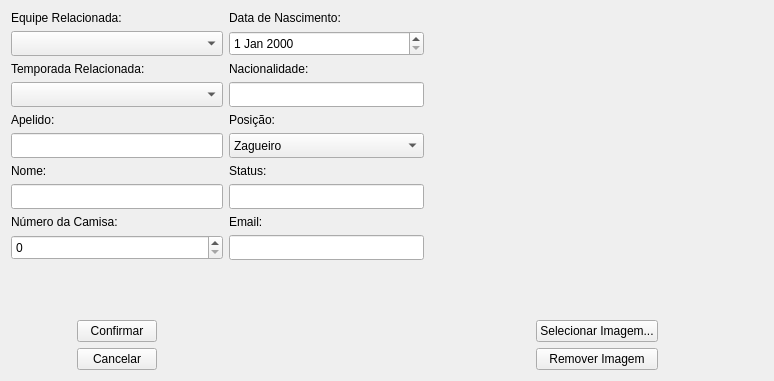
<?xml version="1.0" encoding="UTF-8"?>
<ui version="4.0">
 <class>cadastroJogador</class>
 <widget class="QWidget" name="cadastroJogador">
  <property name="geometry">
   <rect>
    <x>0</x>
    <y>0</y>
    <width>774</width>
    <height>381</height>
   </rect>
  </property>
  <property name="windowTitle">
   <string>Form</string>
  </property>
  <layout class="QHBoxLayout" name="horizontalLayout">
   <item>
    <layout class="QGridLayout" name="gridLayout_3">
     <item row="6" column="0" colspan="3">
      <widget class="QLabel" name="label_34">
       <property name="sizePolicy">
        <sizepolicy hsizetype="Fixed" vsizetype="Fixed">
         <horstretch>0</horstretch>
         <verstretch>0</verstretch>
        </sizepolicy>
       </property>
       <property name="text">
        <string>Nome:</string>
       </property>
       <property name="buddy">
        <cstring>Nome</cstring>
       </property>
      </widget>
     </item>
     <item row="4" column="0" colspan="3">
      <widget class="QLabel" name="label_33">
       <property name="sizePolicy">
        <sizepolicy hsizetype="Fixed" vsizetype="Fixed">
         <horstretch>0</horstretch>
         <verstretch>0</verstretch>
        </sizepolicy>
       </property>
       <property name="text">
        <string>Apelido:</string>
       </property>
       <property name="buddy">
        <cstring>Apelido</cstring>
       </property>
      </widget>
     </item>
     <item row="5" column="0" colspan="3">
      <widget class="QLineEdit" name="Apelido">
       <property name="sizePolicy">
        <sizepolicy hsizetype="Ignored" vsizetype="Fixed">
         <horstretch>0</horstretch>
         <verstretch>0</verstretch>
        </sizepolicy>
       </property>
       <property name="minimumSize">
        <size>
         <width>0</width>
         <height>25</height>
        </size>
       </property>
      </widget>
     </item>
     <item row="8" column="0" colspan="3">
      <widget class="QLabel" name="label_35">
       <property name="sizePolicy">
        <sizepolicy hsizetype="Fixed" vsizetype="Fixed">
         <horstretch>0</horstretch>
         <verstretch>0</verstretch>
        </sizepolicy>
       </property>
       <property name="text">
        <string>Número da Camisa:</string>
       </property>
      </widget>
     </item>
     <item row="0" column="0" colspan="3">
      <widget class="QLabel" name="C_9">
       <property name="sizePolicy">
        <sizepolicy hsizetype="Fixed" vsizetype="Fixed">
         <horstretch>0</horstretch>
         <verstretch>0</verstretch>
        </sizepolicy>
       </property>
       <property name="text">
        <string>Equipe Relacionada:</string>
       </property>
      </widget>
     </item>
     <item row="1" column="0" colspan="3">
      <widget class="QComboBox" name="EquipeRelacionada">
       <property name="sizePolicy">
        <sizepolicy hsizetype="Ignored" vsizetype="Fixed">
         <horstretch>0</horstretch>
         <verstretch>0</verstretch>
        </sizepolicy>
       </property>
       <property name="minimumSize">
        <size>
         <width>0</width>
         <height>25</height>
        </size>
       </property>
      </widget>
     </item>
     <item row="9" column="0" colspan="3">
      <widget class="QSpinBox" name="NumeroCamisa">
       <property name="sizePolicy">
        <sizepolicy hsizetype="Ignored" vsizetype="Fixed">
         <horstretch>0</horstretch>
         <verstretch>0</verstretch>
        </sizepolicy>
       </property>
       <property name="minimumSize">
        <size>
         <width>0</width>
         <height>25</height>
        </size>
       </property>
      </widget>
     </item>
     <item row="3" column="0" colspan="3">
      <widget class="QComboBox" name="TemporadaRelacionada">
       <property name="sizePolicy">
        <sizepolicy hsizetype="Ignored" vsizetype="Fixed">
         <horstretch>0</horstretch>
         <verstretch>0</verstretch>
        </sizepolicy>
       </property>
       <property name="minimumSize">
        <size>
         <width>0</width>
         <height>25</height>
        </size>
       </property>
      </widget>
     </item>
     <item row="16" column="1">
      <widget class="QPushButton" name="Cancelar">
       <property name="enabled">
        <bool>true</bool>
       </property>
       <property name="text">
        <string>Cancelar</string>
       </property>
      </widget>
     </item>
     <item row="15" column="1">
      <widget class="QPushButton" name="Confirmar">
       <property name="enabled">
        <bool>true</bool>
       </property>
       <property name="text">
        <string>Confirmar</string>
       </property>
      </widget>
     </item>
     <item row="7" column="0" colspan="3">
      <widget class="QLineEdit" name="Nome">
       <property name="sizePolicy">
        <sizepolicy hsizetype="Ignored" vsizetype="Fixed">
         <horstretch>0</horstretch>
         <verstretch>0</verstretch>
        </sizepolicy>
       </property>
       <property name="minimumSize">
        <size>
         <width>0</width>
         <height>25</height>
        </size>
       </property>
      </widget>
     </item>
     <item row="16" column="2">
      <spacer name="horizontalSpacer_4">
       <property name="orientation">
        <enum>Qt::Horizontal</enum>
       </property>
       <property name="sizeType">
        <enum>QSizePolicy::Fixed</enum>
       </property>
       <property name="sizeHint" stdset="0">
        <size>
         <width>60</width>
         <height>20</height>
        </size>
       </property>
      </spacer>
     </item>
     <item row="2" column="0" colspan="3">
      <widget class="QLabel" name="C_8">
       <property name="sizePolicy">
        <sizepolicy hsizetype="Fixed" vsizetype="Fixed">
         <horstretch>0</horstretch>
         <verstretch>0</verstretch>
        </sizepolicy>
       </property>
       <property name="text">
        <string>Temporada Relacionada:</string>
       </property>
      </widget>
     </item>
     <item row="16" column="0">
      <spacer name="horizontalSpacer_2">
       <property name="orientation">
        <enum>Qt::Horizontal</enum>
       </property>
       <property name="sizeType">
        <enum>QSizePolicy::Fixed</enum>
       </property>
       <property name="sizeHint" stdset="0">
        <size>
         <width>60</width>
         <height>20</height>
        </size>
       </property>
      </spacer>
     </item>
     <item row="15" column="0">
      <spacer name="horizontalSpacer">
       <property name="orientation">
        <enum>Qt::Horizontal</enum>
       </property>
       <property name="sizeType">
        <enum>QSizePolicy::Fixed</enum>
       </property>
       <property name="sizeHint" stdset="0">
        <size>
         <width>60</width>
         <height>20</height>
        </size>
       </property>
      </spacer>
     </item>
     <item row="15" column="2">
      <spacer name="horizontalSpacer_3">
       <property name="orientation">
        <enum>Qt::Horizontal</enum>
       </property>
       <property name="sizeType">
        <enum>QSizePolicy::Fixed</enum>
       </property>
       <property name="sizeHint" stdset="0">
        <size>
         <width>60</width>
         <height>20</height>
        </size>
       </property>
      </spacer>
     </item>
     <item row="10" column="0" rowspan="5" colspan="3">
      <spacer name="verticalSpacer_6">
       <property name="orientation">
        <enum>Qt::Vertical</enum>
       </property>
       <property name="sizeHint" stdset="0">
        <size>
         <width>20</width>
         <height>40</height>
        </size>
       </property>
      </spacer>
     </item>
    </layout>
   </item>
   <item>
    <layout class="QGridLayout" name="gridLayout_2">
     <item row="3" column="0">
      <widget class="QLineEdit" name="Nacionalidade">
       <property name="sizePolicy">
        <sizepolicy hsizetype="Ignored" vsizetype="Fixed">
         <horstretch>0</horstretch>
         <verstretch>0</verstretch>
        </sizepolicy>
       </property>
       <property name="minimumSize">
        <size>
         <width>0</width>
         <height>25</height>
        </size>
       </property>
      </widget>
     </item>
     <item row="1" column="0">
      <widget class="QDateEdit" name="DataNascimento">
       <property name="sizePolicy">
        <sizepolicy hsizetype="Ignored" vsizetype="Fixed">
         <horstretch>0</horstretch>
         <verstretch>0</verstretch>
        </sizepolicy>
       </property>
       <property name="minimumSize">
        <size>
         <width>0</width>
         <height>25</height>
        </size>
       </property>
      </widget>
     </item>
     <item row="4" column="0">
      <widget class="QLabel" name="C_11">
       <property name="sizePolicy">
        <sizepolicy hsizetype="Fixed" vsizetype="Fixed">
         <horstretch>0</horstretch>
         <verstretch>0</verstretch>
        </sizepolicy>
       </property>
       <property name="text">
        <string>Posição:</string>
       </property>
      </widget>
     </item>
     <item row="2" column="0">
      <widget class="QLabel" name="C_10">
       <property name="sizePolicy">
        <sizepolicy hsizetype="Fixed" vsizetype="Fixed">
         <horstretch>0</horstretch>
         <verstretch>0</verstretch>
        </sizepolicy>
       </property>
       <property name="text">
        <string>Nacionalidade:</string>
       </property>
       <property name="buddy">
        <cstring>Nacionalidade</cstring>
       </property>
      </widget>
     </item>
     <item row="6" column="0">
      <widget class="QLabel" name="C_12">
       <property name="sizePolicy">
        <sizepolicy hsizetype="Fixed" vsizetype="Fixed">
         <horstretch>0</horstretch>
         <verstretch>0</verstretch>
        </sizepolicy>
       </property>
       <property name="text">
        <string>Status:</string>
       </property>
       <property name="buddy">
        <cstring>Status</cstring>
       </property>
      </widget>
     </item>
     <item row="7" column="0">
      <widget class="QLineEdit" name="Status">
       <property name="sizePolicy">
        <sizepolicy hsizetype="Ignored" vsizetype="Fixed">
         <horstretch>0</horstretch>
         <verstretch>0</verstretch>
        </sizepolicy>
       </property>
       <property name="minimumSize">
        <size>
         <width>0</width>
         <height>25</height>
        </size>
       </property>
      </widget>
     </item>
     <item row="9" column="0">
      <widget class="QLineEdit" name="Email">
       <property name="sizePolicy">
        <sizepolicy hsizetype="Ignored" vsizetype="Fixed">
         <horstretch>0</horstretch>
         <verstretch>0</verstretch>
        </sizepolicy>
       </property>
       <property name="minimumSize">
        <size>
         <width>0</width>
         <height>25</height>
        </size>
       </property>
      </widget>
     </item>
     <item row="10" column="0">
      <spacer name="verticalSpacer">
       <property name="orientation">
        <enum>Qt::Vertical</enum>
       </property>
       <property name="sizeHint" stdset="0">
        <size>
         <width>20</width>
         <height>40</height>
        </size>
       </property>
      </spacer>
     </item>
     <item row="0" column="0">
      <widget class="QLabel" name="label_36">
       <property name="sizePolicy">
        <sizepolicy hsizetype="Fixed" vsizetype="Fixed">
         <horstretch>0</horstretch>
         <verstretch>0</verstretch>
        </sizepolicy>
       </property>
       <property name="text">
        <string>Data de Nascimento:</string>
       </property>
      </widget>
     </item>
     <item row="5" column="0">
      <widget class="QComboBox" name="Posicao">
       <property name="sizePolicy">
        <sizepolicy hsizetype="Ignored" vsizetype="Fixed">
         <horstretch>0</horstretch>
         <verstretch>0</verstretch>
        </sizepolicy>
       </property>
       <property name="minimumSize">
        <size>
         <width>0</width>
         <height>25</height>
        </size>
       </property>
       <property name="currentIndex">
        <number>0</number>
       </property>
       <item>
        <property name="text">
         <string>Zagueiro</string>
        </property>
       </item>
       <item>
        <property name="text">
         <string>Lateral</string>
        </property>
       </item>
       <item>
        <property name="text">
         <string>Líbero</string>
        </property>
       </item>
       <item>
        <property name="text">
         <string>Volante</string>
        </property>
       </item>
       <item>
        <property name="text">
         <string>Ala</string>
        </property>
       </item>
       <item>
        <property name="text">
         <string>Apoiador</string>
        </property>
       </item>
       <item>
        <property name="text">
         <string>Médio Centro</string>
        </property>
       </item>
       <item>
        <property name="text">
         <string>Ponta</string>
        </property>
       </item>
       <item>
        <property name="text">
         <string>Segundo Atacante</string>
        </property>
       </item>
       <item>
        <property name="text">
         <string>CentroAvante</string>
        </property>
       </item>
      </widget>
     </item>
     <item row="8" column="0">
      <widget class="QLabel" name="C_13">
       <property name="sizePolicy">
        <sizepolicy hsizetype="Fixed" vsizetype="Fixed">
         <horstretch>0</horstretch>
         <verstretch>0</verstretch>
        </sizepolicy>
       </property>
       <property name="text">
        <string>Email:</string>
       </property>
       <property name="buddy">
        <cstring>Email</cstring>
       </property>
      </widget>
     </item>
     <item row="11" column="0">
      <spacer name="horizontalSpacer_9">
       <property name="orientation">
        <enum>Qt::Horizontal</enum>
       </property>
       <property name="sizeType">
        <enum>QSizePolicy::Fixed</enum>
       </property>
       <property name="sizeHint" stdset="0">
        <size>
         <width>195</width>
         <height>20</height>
        </size>
       </property>
      </spacer>
     </item>
    </layout>
   </item>
   <item>
    <layout class="QGridLayout" name="gridLayout">
     <item row="1" column="1">
      <widget class="QPushButton" name="SelecionarImagem">
       <property name="text">
        <string>Selecionar Imagem...</string>
       </property>
      </widget>
     </item>
     <item row="2" column="1">
      <widget class="QPushButton" name="RemoverImagem">
       <property name="text">
        <string>Remover Imagem</string>
       </property>
      </widget>
     </item>
     <item row="1" column="0">
      <spacer name="horizontalSpacer_5">
       <property name="orientation">
        <enum>Qt::Horizontal</enum>
       </property>
       <property name="sizeHint" stdset="0">
        <size>
         <width>40</width>
         <height>20</height>
        </size>
       </property>
      </spacer>
     </item>
     <item row="1" column="2">
      <spacer name="horizontalSpacer_7">
       <property name="orientation">
        <enum>Qt::Horizontal</enum>
       </property>
       <property name="sizeHint" stdset="0">
        <size>
         <width>40</width>
         <height>20</height>
        </size>
       </property>
      </spacer>
     </item>
     <item row="2" column="0">
      <spacer name="horizontalSpacer_6">
       <property name="orientation">
        <enum>Qt::Horizontal</enum>
       </property>
       <property name="sizeHint" stdset="0">
        <size>
         <width>40</width>
         <height>20</height>
        </size>
       </property>
      </spacer>
     </item>
     <item row="2" column="2">
      <spacer name="horizontalSpacer_8">
       <property name="orientation">
        <enum>Qt::Horizontal</enum>
       </property>
       <property name="sizeHint" stdset="0">
        <size>
         <width>40</width>
         <height>20</height>
        </size>
       </property>
      </spacer>
     </item>
     <item row="0" column="0" colspan="3">
      <widget class="QLabel" name="Pixmap">
       <property name="sizePolicy">
        <sizepolicy hsizetype="Expanding" vsizetype="Expanding">
         <horstretch>0</horstretch>
         <verstretch>0</verstretch>
        </sizepolicy>
       </property>
       <property name="text">
        <string/>
       </property>
       <property name="buddy">
        <cstring>SelecionarImagem</cstring>
       </property>
      </widget>
     </item>
    </layout>
   </item>
  </layout>
 </widget>
 <resources/>
 <connections/>
</ui>
